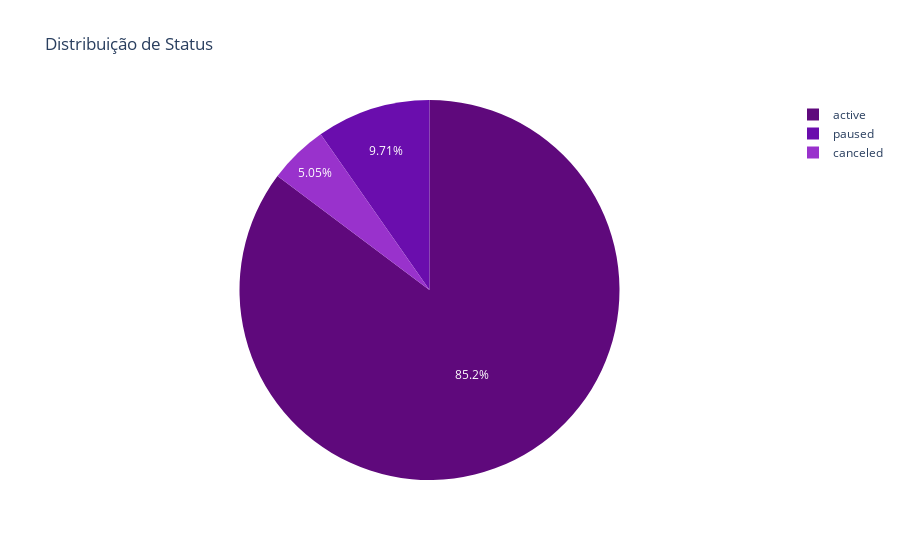

Notebook source saved alongside this figure:
### Code cell
# Dados para o gráfico de pizza
status = data['status'].unique()
counts = data['status'].value_counts()

# Criando o gráfico de pizza com o Plotly
fig = px.pie(names=status, values=counts, title='Distribuição de Status', color_discrete_sequence=colors)
fig.write_image("imgs/status.png")
fig.show()

### Figure 1 — Plotly figure (JSON) as saved in the notebook; plotly's stock layout.template omitted (floating-point values rounded to 4 significant figures)
{"data": [{"domain": {"x": [0, 1], "y": [0, 1]}, "hovertemplate": "label=%{label}<br>value=%{value}<extra></extra>", "labels": ["active", "paused", "canceled"], "legendgroup": "", "name": "", "showlegend": true, "type": "pie", "values": [8524, 971, 505]}], "layout": {"legend": {"tracegroupgap": 0}, "piecolorway": ["#5F097C", "#6A0DAD", "#9932CC", "#6F42D6", "#7448AB", "#5F4A78"], "title": {"text": "Distribuição de Status"}}}
